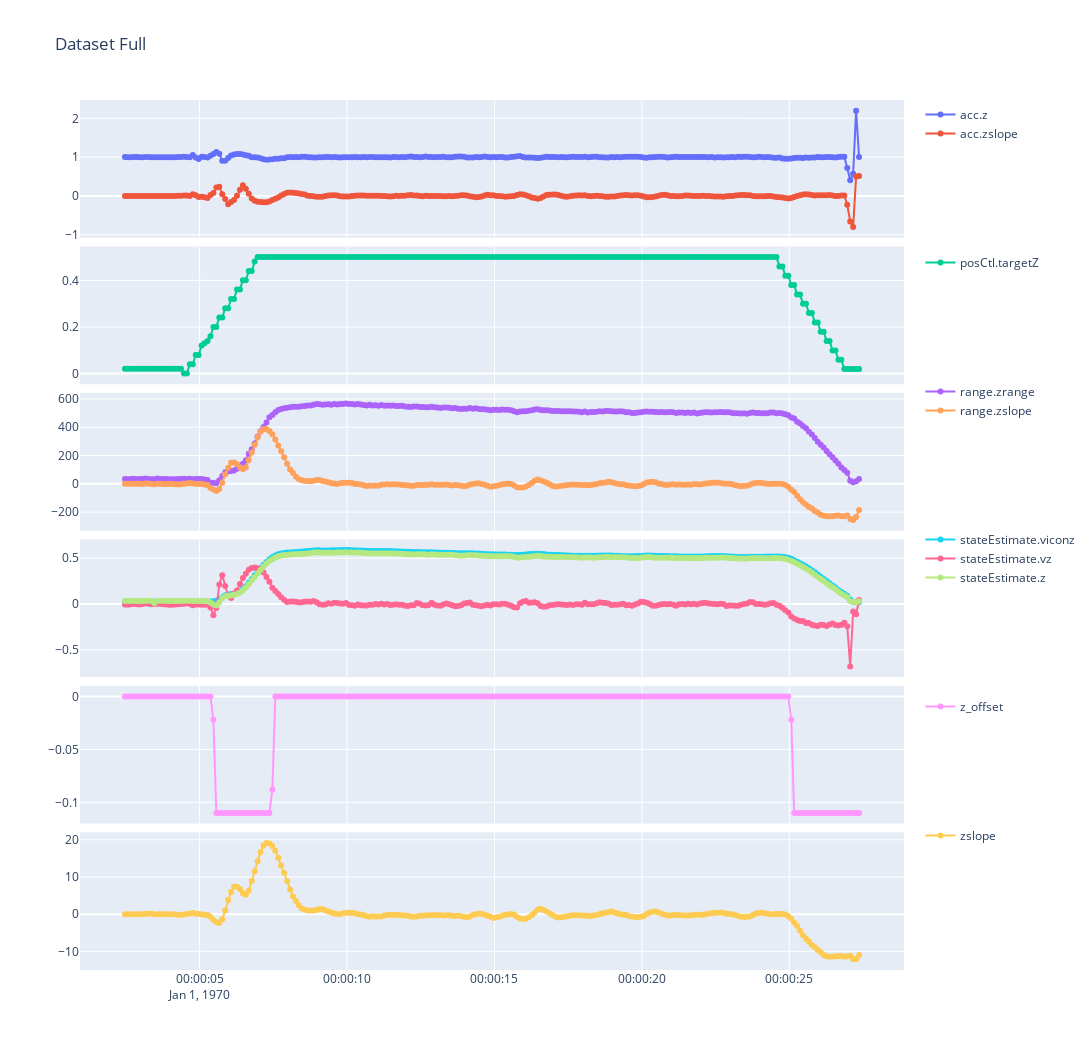

Source (notebook cell):
### Code cell
# print(Dataset_df.head())
groups = np.unique([x.split(".")[0] for x in np.unique(Dataset_df.columns)]) 
fig = make_subplots(rows=len(groups), cols=1, shared_xaxes=True, vertical_spacing=0.01)

for k in np.sort(Dataset_df.columns):
    index = groups.tolist().index(k.split(".")[0]) + 1
    fig.append_trace(go.Scatter(x=Dataset_df.index, y= Dataset_df[k], mode="lines+markers", name=k, legendgroup = index), row = index, col = 1)  
    
    
drone_z = CF_df.loc[CF_df['ID'] == 'stateEstimate.z'].reset_index(drop=True)
vicon_z = VICON_df.loc[VICON_df['ID'] == 'CF_PHILIP_posz'].reset_index(drop=True)

fig.update_layout(
    title_text="Dataset Full", 
    height=(len(groups)+1)*150, 
    width=15*80, 
    legend_tracegroupgap = 110,
)
fig.show()

### Figure 1 — Plotly figure (JSON) as saved in the notebook; plotly's stock layout.template omitted (floating-point values rounded to 4 significant figures; data arrays with more than 128 entries replaced by an {"elided": "..."} marker saying what was removed)
{"data": [{"legendgroup": "1", "mode": "lines+markers", "name": "acc.z", "type": "scatter", "x": {"elided": "250 str values"}, "xaxis": "x", "y": {"elided": "250 float values"}, "yaxis": "y"}, {"legendgroup": "1", "mode": "lines+markers", "name": "acc.zslope", "type": "scatter", "x": {"elided": "250 str values"}, "xaxis": "x", "y": {"elided": "250 float values"}, "yaxis": "y"}, {"legendgroup": "2", "mode": "lines+markers", "name": "posCtl.targetZ", "type": "scatter", "x": {"elided": "250 str values"}, "xaxis": "x2", "y": {"elided": "250 float values"}, "yaxis": "y2"}, {"legendgroup": "3", "mode": "lines+markers", "name": "range.zrange", "type": "scatter", "x": {"elided": "250 str values"}, "xaxis": "x3", "y": {"elided": "250 float values"}, "yaxis": "y3"}, {"legendgroup": "3", "mode": "lines+markers", "name": "range.zslope", "type": "scatter", "x": {"elided": "250 str values"}, "xaxis": "x3", "y": {"elided": "250 float values"}, "yaxis": "y3"}, {"legendgroup": "4", "mode": "lines+markers", "name": "stateEstimate.viconz", "type": "scatter", "x": {"elided": "250 str values"}, "xaxis": "x4", "y": {"elided": "250 float values"}, "yaxis": "y4"}, {"legendgroup": "4", "mode": "lines+markers", "name": "stateEstimate.vz", "type": "scatter", "x": {"elided": "250 str values"}, "xaxis": "x4", "y": {"elided": "250 float values"}, "yaxis": "y4"}, {"legendgroup": "4", "mode": "lines+markers", "name": "stateEstimate.z", "type": "scatter", "x": {"elided": "250 str values"}, "xaxis": "x4", "y": {"elided": "250 float values"}, "yaxis": "y4"}, {"legendgroup": "5", "mode": "lines+markers", "name": "z_offset", "type": "scatter", "x": {"elided": "250 str values"}, "xaxis": "x5", "y": {"elided": "250 float values"}, "yaxis": "y5"}, {"legendgroup": "6", "mode": "lines+markers", "name": "zslope", "type": "scatter", "x": {"elided": "250 str values"}, "xaxis": "x6", "y": {"elided": "250 float values"}, "yaxis": "y6"}], "layout": {"height": 1050, "legend": {"tracegroupgap": 110}, "title": {"text": "Dataset Full"}, "width": 1200, "xaxis": {"anchor": "y", "autorange": true, "domain": [0, 1], "matches": "x6", "range": ["1970-01-01 00:00:00.9587", "1970-01-01 00:00:28.8747"], "showticklabels": false, "type": "date"}, "xaxis2": {"anchor": "y2", "autorange": true, "domain": [0, 1], "matches": "x6", "range": ["1970-01-01 00:00:00.9587", "1970-01-01 00:00:28.8747"], "showticklabels": false, "type": "date"}, "xaxis3": {"anchor": "y3", "autorange": true, "domain": [0, 1], "matches": "x6", "range": ["1970-01-01 00:00:00.9587", "1970-01-01 00:00:28.8747"], "showticklabels": false, "type": "date"}, "xaxis4": {"anchor": "y4", "autorange": true, "domain": [0, 1], "matches": "x6", "range": ["1970-01-01 00:00:00.9587", "1970-01-01 00:00:28.8747"], "showticklabels": false, "type": "date"}, "xaxis5": {"anchor": "y5", "autorange": true, "domain": [0, 1], "matches": "x6", "range": ["1970-01-01 00:00:00.9587", "1970-01-01 00:00:28.8747"], "showticklabels": false, "type": "date"}, "xaxis6": {"anchor": "y6", "autorange": true, "domain": [0, 1], "range": ["1970-01-01 00:00:00.9587", "1970-01-01 00:00:28.8747"], "type": "date"}, "yaxis": {"anchor": "x", "autorange": true, "domain": [0.8417, 1], "range": [-1.077, 2.472], "type": "linear"}, "yaxis2": {"anchor": "x2", "autorange": true, "domain": [0.6733, 0.8317], "range": [-0.04567, 0.5457], "type": "linear"}, "yaxis3": {"anchor": "x3", "autorange": true, "domain": [0.505, 0.6633], "range": [-330.6, 642.1], "type": "linear"}, "yaxis4": {"anchor": "x4", "autorange": true, "domain": [0.3367, 0.495], "range": [-0.7968, 0.7062], "type": "linear"}, "yaxis5": {"anchor": "x5", "autorange": true, "domain": [0.1683, 0.3267], "range": [-0.12, 0.01005], "type": "linear"}, "yaxis6": {"anchor": "x6", "autorange": true, "domain": [0, 0.1583], "range": [-15.01, 22.02], "type": "linear"}}}
